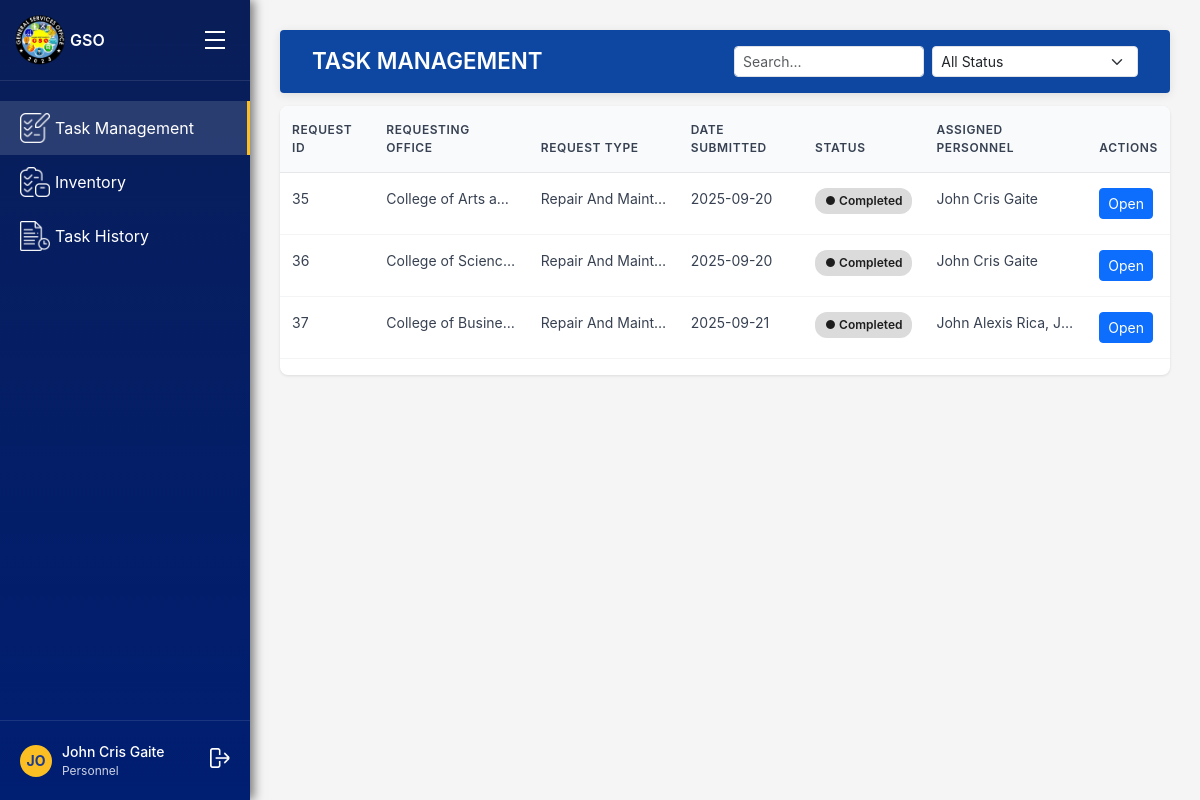
The app's page /requests/personnel/ (signed in) with its own data.
### accounts/models.py (models this page shows, shortened)
class User(AbstractUser):
    ROLE_CHOICES = [
        ('gso', 'GSO Office'),       # Admin of the system
        ('unit_head', 'Unit Head'),
        ('personnel', 'Personnel'),
        ('requestor', 'Requestor'),  # Departments (Registrar, Cashier, etc.)
    ]
    UNIT_CHOICES = [
        ('repair and maintenance', 'Repair and Maintenance'),
        ('electrical', 'Electrical'),
        ('utility', 'Utility'),
        ('motorpool', 'Motorpool'),
    ]
    STATUS_CHOICES = [
        ('active', 'Active'),
        ('inactive', 'Inactive'),
    ]
    account_status = models.CharField(max_length=10, choices=STATUS_CHOICES, default='active')
    role = models.CharField(max_length=20, choices=ROLE_CHOICES)
    unit = models.CharField(max_length=50, choices=UNIT_CHOICES, blank=True, null=True)
    department = models.CharField(max_length=255, blank=True, null=True)

### requests/models.py (models this page shows, shortened)
class ServiceRequest(models.Model):
    UNIT_CHOICES = [
        ('repair and maintenance', 'Repair and Maintenance'),
        ('utility', 'Utility'),
        ('electrical', 'Electrical'),
        ('motorpool', 'Motorpool'),
    ]
    STATUS_CHOICES = [
        ("Pending", "Pending"),
        ("Approved", "Approved"),
        ("In Progress", "In Progress"),
        ("Done for Review", "Done for Review"),
        ("Completed", "Completed"),
        ("cancelled", "Cancelled"),
    ]
    requestor = models.ForeignKey(
        settings.AUTH_USER_MODEL,
        on_delete=models.CASCADE,
        related_name='requests'
    )
    unit = models.CharField(max_length=50, choices=UNIT_CHOICES)
    description = models.TextField()
    status = models.CharField(max_length=20, choices=STATUS_CHOICES, default="Pending")
    created_at = models.DateTimeField(auto_now_add=True)
    completed_at = models.DateTimeField(null=True, blank=True)
    department = models.CharField(max_length=100, blank=True, null=True)
    full_name = models.CharField(max_length=255, blank=True, null=True)  # <-- add this
    email = models.EmailField(blank=True, null=True)  # optional if you want to save
    contact_number = models.CharField(max_length=50, blank=True, null=True)  # optional
    assigned_personnel = models.ManyToManyField(
        settings.AUTH_USER_MODEL,
        blank=True,
        related_name="assigned_requests"
    )
    materials = models.ManyToManyField(
        InventoryItem,              # use import
        through='RequestMaterial',
        blank=True,
        related_name="requests"
    )

### requests/views.py (the view)
# urls.py: path('personnel/', views.personnel_task_management, name='personnel-dashboard'),
@login_required
def personnel_task_management(request):
    tasks = ServiceRequest.objects.filter(assigned_personnel=request.user).distinct()
    search_query = request.GET.get("user_status")
    if search_query:
        tasks = tasks.filter(
            Q(requestor__department__icontains=search_query) |
            Q(full_name__icontains=search_query) |
            Q(description__icontains=search_query)
        )
    status_filter = request.GET.get("status")
    if status_filter:
        tasks = tasks.filter(status=status_filter)
    return render(
        request,
        "personnel/personnel_task_management/personnel_task_management.html",
        {"tasks": tasks}
    )

### templates/personnel/personnel_task_management/personnel_task_management.html (shortened to what this page needs)
{% extends "personnel/personnel_base_dashboard.html" %}
{% block main_content %}
<div class="header d-flex align-items-center justify-content-between">
  <h1 class="page-title">TASK MANAGEMENT</h1>
  <form method="get" class="d-flex gap-2">
    <input
      type="text"
      name="user_status"
      class="form-control form-control-sm"
      placeholder="Search..."
      value="{{ request.GET.user_status }}"
    >
    <select name="status" class="form-select form-select-sm" onchange="this.form.submit()">
    <option value="">All Status</option>
    </select>
  </form>
</div>
<div class="table-container">
    <table class="table">
        <thead>
            <tr>
                <th>REQUEST ID</th>
                <th>REQUESTING OFFICE</th>
                <th>REQUEST TYPE</th>
                <th>DATE SUBMITTED</th>
                <th>STATUS</th>
                <th>ASSIGNED PERSONNEL</th>
                <th>ACTIONS</th>
            </tr>
        </thead>
        <tbody>
            {% for task in tasks %}
            <tr>
                <td>{{ task.id }}</td>
                <td>{{ task.requestor.department }}</td>
                <td>{{ task.unit|title }}</td>
                <td>{{ task.created_at|date:"Y-m-d" }}</td>
                <td>
                    {% if task.status == "Pending" %}
                      <span class="status-badge status-pending">● Pending</span>
                    {% elif task.status == "Approved" %}
                      <span class="status-badge status-approved">● Approved</span>
                    {% elif task.status == "In Progress" %}
                      <span class="status-badge status-inprogress">● In Progress</span>
                    {% elif task.status == "Done for Review" %}
                      <span class="status-badge status-doneforreview">● Done for Review</span>
                    {% elif task.status == "Completed" %}
                      <span class="status-badge status-completed">● Completed</span>
                    {% elif task.status == "Cancelled" %}
                      <span class="status-badge status-cancelled">● Cancelled</span>
                    {% else %}
                      <span class="status-badge">{{ task.status }}</span>
                    {% endif %}
                  </td>
                  <td>
                    {% if task.assigned_personnel.all %}
                      {% for p in task.assigned_personnel.all %}
                        {{ p.get_full_name|default:p.username }}{% if not forloop.last %}, {% endif %}
                      {% endfor %}
                    {% else %}
                      Unassigned
                    {% endif %}
                  </td>
                <td>
                    <form action="{% url 'personnel_task_detail' task.id %}" method="get" style="display:inline;">
                        <button type="submit" class="btn btn-sm btn-primary">Open</button>
                    </form>
                </td>
            </tr>
            {% empty %}
            <tr>
                <td colspan="7" class="text-center">No tasks assigned to you.</td>
            </tr>
            {% endfor %}
        </tbody>
    </table>
</div>
{% endblock %}

### templates/personnel/personnel_base_dashboard.html (shortened to what this page needs)
{% load static %}
<!DOCTYPE html>
<html lang="en">
<head>
  <link href="https://cdn.jsdelivr.net/npm/bootstrap@5.3.3/dist/css/bootstrap.min.css" rel="stylesheet">
  <link rel="stylesheet" href="{% static 'css/gso_dashboard.css' %}" />
</head>
<body>
    <div class="sidebar" id="sidebar">
        <div class="logo-section">
            <div class="logo">
                <img src="{% static 'images/gso_logo.png' %}" alt="General Services Office Logo">
            </div>
            <span style="font-weight: 600;">GSO</span>
            <div class="hamburger" id="sidebarToggle">
                <div class="bar"></div>
                <div class="bar"></div>
                <div class="bar"></div>
            </div>
        </div>
    {% url 'personnel_task_management' as personnel_task_management_url %}
    {% url 'personnel_inventory' as personnel_inventory_url %}
    {% url 'personnel_history' as personnel_history_url %}
    <div class="nav-menu">
        <a href="{{ personnel_task_management_url }}" class="nav-link">
            <div class="nav-item {% if request.path == personnel_task_management_url or request.path == '/requests/personnel/' %}active{% endif %}">
                <div class="nav-icon">
                    <img src="{% static 'images/personnel/task.png' %}" alt="Task Management">
                </div>
                <span>Task Management</span>
            </div>
        </a>
        <a href="{{ personnel_inventory_url }}" class="nav-link">
            <div class="nav-item {% if request.path == personnel_inventory_url %}active{% endif %}">
                <div class="nav-icon">
                    <img src="{% static 'images/unit_head/inventory_icon.png' %}" alt="Accomplishment Report">
                </div>
                <span>Inventory</span>
            </div>
        </a>
        <a href="{{ personnel_history_url }}" class="nav-link">
            <div class="nav-item {% if request.path == personnel_history_url %}active{% endif %}">
                <div class="nav-icon">
                    <img src="{% static 'images/unit_head/request_history.png' %}" alt="Requests History">
                </div>
                <span>Task History</span>
            </div>
        </a>
    </div>
    <div class="user-section">
        <div class="user-avatar">
            {{ user.first_name|default:user.username|slice:":2"|upper }}
        </div>
        <div class="user-info">
            <div class="user-name">{{ user.get_full_name|default:user.username }}</div>
            <div class="user-role">{{ user.get_role_display }}</div>
        </div>
        <div class="logout-icon" style="margin-left: auto; cursor: pointer;">
            <form method="post" action="{% url 'logout' %}" style="display: inline;">
                <button type="submit" style="background: none; border: none; color: inherit; cursor: pointer;">
                    <img src="{% static 'images/logout.png' %}" alt="Logout">
                </button>
            </form>
        </div>
    </div>
</div>
<div class="main-content">
    {% block main_content %}{% endblock %}
</div>
</body>
</html>

### static/css/gso_dashboard.css (style rules this page uses)
* { margin: 0; padding: 0; box-sizing: border-box; }
body { font-family: -apple-system, BlinkMacSystemFont, 'Segoe UI', Roboto, sans-serif; background-color: #f5f5f5; display: flex; min-height: 100vh; }
.sidebar { width: 250px; background: linear-gradient(180deg, #091e58 0%, #001e72 100%); color: white; display: flex; flex-direction: column; position: fixed; height: 100vh; left: 0; top: 0; box-shadow: 4px 0 10px rgba(0, 0, 0, 0.5); transition: width 0.3s ease, transform 0.3s ease; }
.logo-section { padding: 20px; display: flex; align-items: center; gap: 10px; border-bottom: 1px solid rgba(255, 255, 255, 0.1); }
.logo { width: 40px; height: 40px; background: #fbbf24; border-radius: 50%; display: flex; align-items: center; justify-content: center; font-weight: bold; color: #1e3a8a; }
.nav-menu { flex: 1; padding: 20px 0; }
.nav-item { display: flex; align-items: center; padding: 12px 20px; cursor: pointer; transition: background-color 0.2s; gap: 5px; }
.nav-item.active { background-color: rgba(233, 233, 233, 0.15); border-right: 3px solid #fbbf24; }
.nav-icon img { width: 30px; height: auto; object-fit: contain; display: block; }
.nav-link { text-decoration: none; color: inherit; display: block; }
.user-section { padding: 20px; border-top: 1px solid rgba(255, 255, 255, 0.1); display: flex; align-items: center; gap: 10px; }
.user-avatar { width: 32px; height: 32px; background: #fbbf24; border-radius: 50%; display: flex; align-items: center; justify-content: center; font-weight: bold; color: #1e3a8a; font-size: 14px; }
.user-info { flex: 1; }
.user-name { font-size: 14px; font-weight: 500; }
.user-role { font-size: 12px; opacity: 0.8; }
.logout-icon img { width: 20px; height: auto; object-fit: contain; display: block; }
.main-content { flex: 1; margin-left: 250px; padding: 30px; transition: margin-left 0.3s ease; }
.header { position: sticky; top: 0; left: 0; right: 0; z-index: 1; background: #0d47a1; color: #fff; padding: 1rem 2rem; margin-bottom: 0.8rem; border-radius: 4px; box-shadow: 0 2px 10px rgba(0,0,0,0.1); display: flex; justify-content: space-between; align-items: center; }
.page-title { font-size: 1.4rem; font-weight: 600; margin: 0; color: #fff; }
.header input.form-control-sm, .header select.form-select-sm { min-width: 160px; }
.table-container { background: white; border-radius: 8px; box-shadow: 0 1px 3px rgba(0, 0, 0, 0.1); overflow: hidden; }
.table { width: 100%; border-collapse: collapse; }
.table td { max-width: 150px; white-space: nowrap; overflow: hidden; text-overflow: ellipsis; }
.table th { background-color: #f8fafc; padding: 15px 12px; text-align: left; font-weight: 600; font-size: 12px; color: #374151; text-transform: uppercase; letter-spacing: 0.05em; border-bottom: 1px solid #e5e7eb; }
.table td { padding: 15px 12px; border-bottom: 1px solid #f3f4f6; font-size: 14px; color: #374151; }
.status-badge { display: inline-block; padding: 4px 10px; border-radius: 12px; font-size: 12px; font-weight: 600; text-align: center; min-width: 80px; }
.status-completed { background-color: #dbdbdb; color: #1d1d1d; }
.logo img { width: 50px; height: auto; }
.hamburger { margin-left: auto; cursor: pointer; padding: 5px; display: flex; flex-direction: column; cursor: pointer; padding: 5px; }
.hamburger .bar { width: 20px; height: 2px; background-color: white; margin: 3px 0; }

### records on screen
User: first_name "JO", get_full_name "John Cris Gaite", role "Personnel", get_full_name "J…"
ServiceRequest: id "35", requestor.department "College of Arts a…", unit "Repair And Maint…", created_at "2025-09-20", status "● Completed"
ServiceRequest: id "36", requestor.department "College of Scienc…", unit "Repair And Maint…", created_at "2025-09-20", status "● Completed"
ServiceRequest: id "37", requestor.department "College of Busine…", unit "Repair And Maint…", created_at "2025-09-21", status "● Completed"
User: get_full_name "John Alexis Rica"
